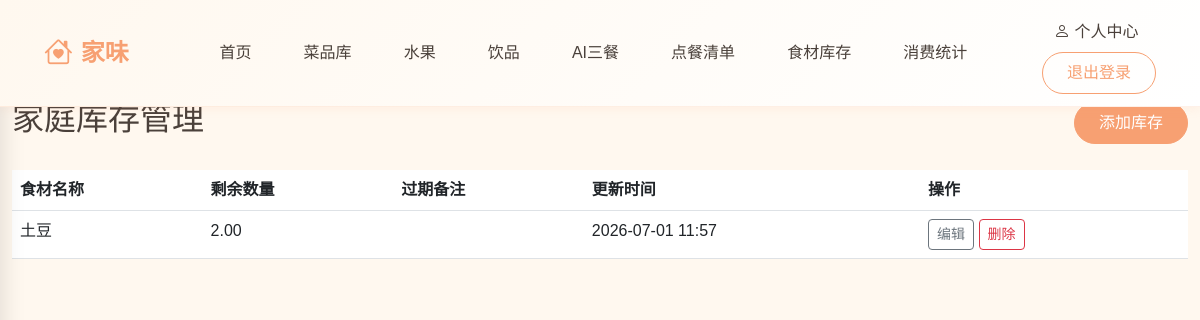
Page /stocks/ (signed in) on the committed database.
### core/models.py (models this page shows, shortened)
class Stock(models.Model):
    id = models.AutoField(primary_key=True)
    material = models.ForeignKey(Material, on_delete=models.CASCADE, verbose_name='对应食材')
    stock_num = models.DecimalField(max_digits=5, decimal_places=2, verbose_name='剩余库存数量')
    tip = models.CharField(max_length=100, blank=True, null=True, verbose_name='过期备注')
    update_time = models.DateTimeField(auto_now=True, verbose_name='库存更新时间')
    class Meta:
        db_table = 'stock'
        verbose_name = '家庭库存'
        verbose_name_plural = '家庭库存'

class Material(models.Model):
    MATERIAL_TYPES = [
        ('蔬菜', '蔬菜'),
        ('肉类', '肉类'),
        ('水果', '水果'),
        ('干货', '干货'),
    ]
    SEASON_CHOICES = [
        ('春', '春'),
        ('夏', '夏'),
        ('秋', '秋'),
        ('冬', '冬'),
        ('全年', '全年'),
    ]
    id = models.AutoField(primary_key=True)
    name = models.CharField(max_length=50, unique=True, verbose_name='食材名称')
    type = models.CharField(max_length=20, choices=MATERIAL_TYPES, verbose_name='分类')
    season = models.CharField(max_length=20, choices=SEASON_CHOICES, verbose_name='季节')
    price = models.DecimalField(max_digits=6, decimal_places=2, default=5.00, verbose_name='参考单价(元/斤)')
    unit = models.CharField(max_length=20, default='斤', verbose_name='单位')
    class Meta:
        db_table = 'material'
        verbose_name = '食材'
        verbose_name_plural = '食材'

### core/views.py (the view)
# urls.py: path('stocks/', views.stock_list, name='stock_list'),
def stock_list(request):
    stocks = Stock.objects.all()
    return render(request, 'stock_list.html', {'stocks': stocks})

### templates/stock_list.html (shortened to what this page needs)
{% extends 'base.html' %}
{% block content %}
<div class="d-flex justify-content-between align-items-center mb-4">
    <h2>家庭库存管理</h2>
    {% if user.is_authenticated %}
    <a href="{% url 'stock_add' %}" class="btn btn-primary">添加库存</a>
    {% endif %}
</div>
<table class="table">
    <thead>
        <tr>
            <th>食材名称</th>
            <th>剩余数量</th>
            <th>过期备注</th>
            <th>更新时间</th>
            <th>操作</th>
        </tr>
    </thead>
    <tbody>
        {% for stock in stocks %}
        <tr>
            <td>{{ stock.material.name }}</td>
            <td>{{ stock.stock_num }}</td>
            <td>
            </td>
            <td>{{ stock.update_time|date:"Y-m-d H:i" }}</td>
            <td>
                {% if user.is_authenticated %}
                <a href="{% url 'stock_edit' stock.id %}" class="btn btn-sm btn-outline-secondary">编辑</a>
                <a href="{% url 'stock_delete' stock.id %}" class="btn btn-sm btn-outline-danger" onclick="return confirm('确定删除？')">删除</a>
                {% endif %}
            </td>
        </tr>
        {% empty %}
        <tr><td colspan="5" class="text-center text-muted">暂无库存信息</td></tr>
        {% endfor %}
    </tbody>
</table>
{% endblock %}

### templates/base.html (style rules this page uses)
:root { --primary-color: #F7A072; --bg-color: #FFF8EF; --green-color: #94B49F; --danger-color: #E07272; --text-color: #4A403A; --text-light: #88807A; }
body { font-family: "Microsoft YaHei", "PingFang SC", "Source Han Sans SC", sans-serif; background-color: var(--bg-color); color: var(--text-color); margin: 0; padding: 0; min-height: 100vh; }
.btn-primary { background-color: var(--primary-color); border-color: var(--primary-color); color: white; border-radius: 25px; padding: 0.5rem 1.5rem; font-weight: 500; transition: all 0.3s ease; }

### rows in the picture
Stock: material.name "土豆", stock_num "2.00", update_time "2026-07-01 11:57"
